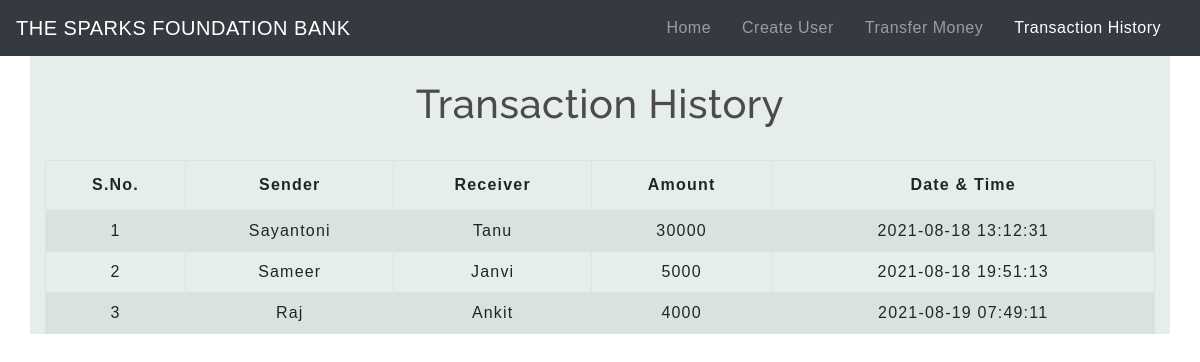
The page /transactionhistory.php on the database its author committed.
### tables this page shows
CREATE TABLE `transaction` (
  `sno` int(3) NOT NULL,
  `sender` text NOT NULL,
  `receiver` text NOT NULL,
  `balance` int(8) NOT NULL,
  `datetime` datetime NOT NULL DEFAULT current_timestamp()
);

### transactionhistory.php (the view, shortened to what this page needs)
<!DOCTYPE html>
<html lang="en">
<head>
    <link rel="stylesheet" href="https://stackpath.bootstrapcdn.com/bootstrap/4.5.2/css/bootstrap.min.css">
    <link rel="stylesheet" type="text/css" href="css/table.css">
    <link rel="stylesheet" type="text/css" href="css/navbar.css">
</head>
<body>
<nav class="navbar navbar-expand-md navbar-dark bg-dark" >
      <a class="navbar-brand" href="index.php">THE SPARKS FOUNDATION BANK</a>
      <div class="collapse navbar-collapse" id="collapsibleNavbar">
            <ul class="navbar-nav ml-auto">
              <li class="nav-item">
                <a class="nav-link" href="index.php">Home</a>
              </li>
              <li class="nav-item">
                <a class="nav-link " href="createuser.php">Create User</a>
              </li>
              <li class="nav-item">
                <a class="nav-link" href="transfermoney.php">Transfer Money</a>
              </li>
              <li class="nav-item">
                <a class="nav-link active" href="transactionhistory.php">Transaction History</a>
              </li>
          </div>
       </nav>
	<div class="container" style="background-color: #E5EEEA;">
        <h2 class="text-center pt-4">Transaction History</h2>
       <br>
       <div class="table-responsive-sm">
    <table class="table table-hover table-striped table-condensed table-bordered">
        <thead>
            <tr>
                <th class="text-center">S.No.</th>
                <th class="text-center">Sender</th>
                <th class="text-center">Receiver</th>
                <th class="text-center">Amount</th>
                <th class="text-center">Date & Time</th>
            </tr>
        </thead>
        <tbody>
        <?php
            include 'config.php';
            $sql ="select * from transaction";
            $query =mysqli_query($conn, $sql);
            while($rows = mysqli_fetch_assoc($query))
            {
        ?>
            <tr>
            <td class="py-2"><?php echo $rows['sno']; ?></td>
            <td class="py-2"><?php echo $rows['sender']; ?></td>
            <td class="py-2"><?php echo $rows['receiver']; ?></td>
            <td class="py-2"><?php echo $rows['balance']; ?> </td>
            <td class="py-2"><?php echo $rows['datetime']; ?> </td>
        <?php
            }
        ?>
        </tbody>
    </table>
    </div>
</div>
</body>
</html>

### css/table.css (style rules this page uses)
* { padding: 0; margin: 0; box-sizing: border-box; font-family: sans-serif; }
h2 { font-size: 40px; }
table { letter-spacing: 1.2px; }
td { text-align: center; }

### css/navbar.css (style rules this page uses)
.nav-link { margin-right: 15px; color:#2F363F; letter-spacing: 0.5px; transition: 0.5s; }
.navbar-brand { color: #4C4B4B; letter-spacing: 0.5px; }
h2 { color: #4C4B4B; letter-spacing: 0.5px; font-family: raleway; }

### rows shown on the page
transaction: sno "1", sender "Sayantoni", receiver "Tanu", balance "30000", datetime "2021-08-18 13:12:31"
transaction: sno "2", sender "Sameer", receiver "Janvi", balance "5000", datetime "2021-08-18 19:51:13"
transaction: sno "3", sender "Raj", receiver "Ankit", balance "4000", datetime "2021-08-19 07:49:11"
